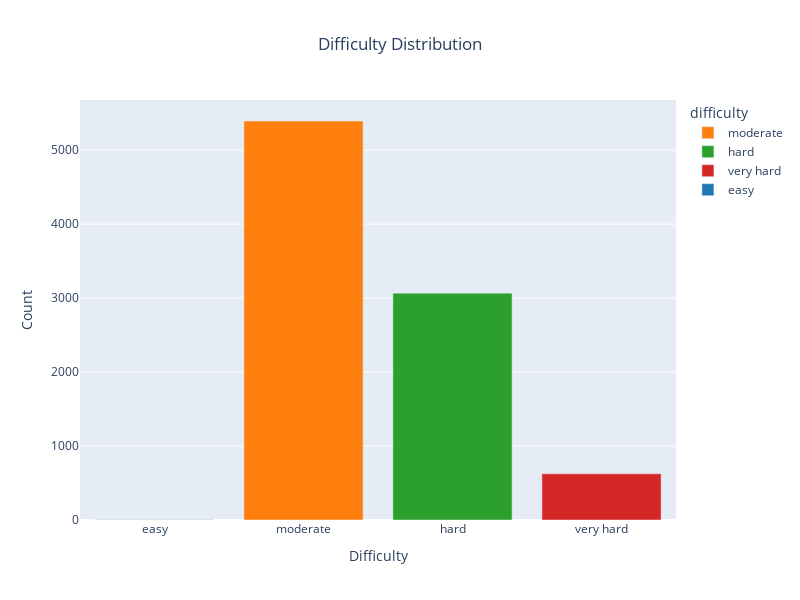

This figure's notebook cell:
### Markdown cell above
# EDA

### Code cell
# Plot difficulty distribution
difficulty_distribution(
    simulating_tries_difficulty
)

### Figure 1 — Plotly figure (JSON) as saved in the notebook; plotly's stock layout.template omitted (floating-point values rounded to 4 significant figures)
{"data": [{"alignmentgroup": "True", "hovertemplate": "difficulty=%{x}<br>count=%{y}<extra></extra>", "legendgroup": "moderate", "marker": {"color": "#ff7f0e", "pattern": {"shape": ""}}, "name": "moderate", "offsetgroup": "moderate", "orientation": "v", "showlegend": true, "textposition": "auto", "type": "bar", "x": ["moderate"], "xaxis": "x", "y": [5394], "yaxis": "y"}, {"alignmentgroup": "True", "hovertemplate": "difficulty=%{x}<br>count=%{y}<extra></extra>", "legendgroup": "hard", "marker": {"color": "#2ca02c", "pattern": {"shape": ""}}, "name": "hard", "offsetgroup": "hard", "orientation": "v", "showlegend": true, "textposition": "auto", "type": "bar", "x": ["hard"], "xaxis": "x", "y": [3067], "yaxis": "y"}, {"alignmentgroup": "True", "hovertemplate": "difficulty=%{x}<br>count=%{y}<extra></extra>", "legendgroup": "very hard", "marker": {"color": "#d62728", "pattern": {"shape": ""}}, "name": "very hard", "offsetgroup": "very hard", "orientation": "v", "showlegend": true, "textposition": "auto", "type": "bar", "x": ["very hard"], "xaxis": "x", "y": [625], "yaxis": "y"}, {"alignmentgroup": "True", "hovertemplate": "difficulty=%{x}<br>count=%{y}<extra></extra>", "legendgroup": "easy", "marker": {"color": "#1f77b4", "pattern": {"shape": ""}}, "name": "easy", "offsetgroup": "easy", "orientation": "v", "showlegend": true, "textposition": "auto", "type": "bar", "x": ["easy"], "xaxis": "x", "y": [2], "yaxis": "y"}], "layout": {"barmode": "relative", "height": 600, "legend": {"title": {"text": "difficulty"}, "tracegroupgap": 0}, "title": {"text": "Difficulty Distribution", "x": 0.5}, "width": 800, "xaxis": {"anchor": "y", "categoryarray": ["easy", "moderate", "hard", "very hard"], "categoryorder": "array", "domain": [0, 1], "title": {"text": "Difficulty"}}, "yaxis": {"anchor": "x", "domain": [0, 1], "title": {"text": "Count"}}}}
